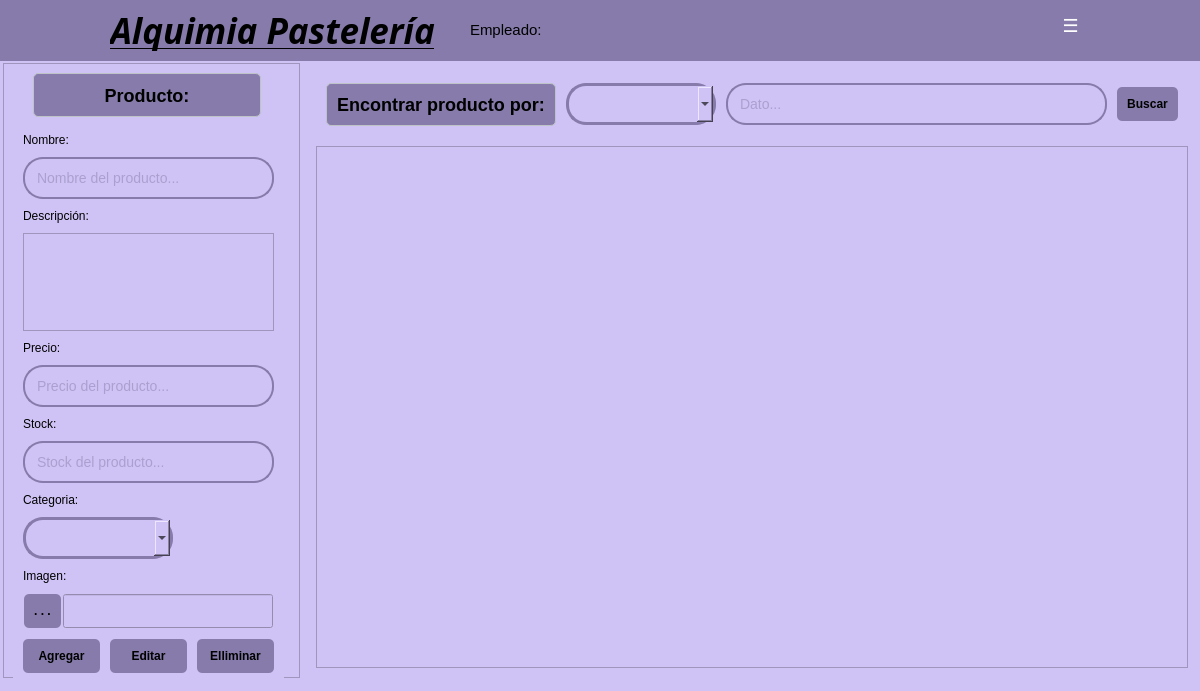
<?xml version="1.0" encoding="UTF-8"?>
<ui version="4.0">
 <class>Form</class>
 <widget class="QWidget" name="Form">
  <property name="geometry">
   <rect>
    <x>0</x>
    <y>0</y>
    <width>1200</width>
    <height>691</height>
   </rect>
  </property>
  <property name="windowTitle">
   <string>Form</string>
  </property>
  <widget class="QWidget" name="widget" native="true">
   <property name="geometry">
    <rect>
     <x>0</x>
     <y>0</y>
     <width>1201</width>
     <height>691</height>
    </rect>
   </property>
   <property name="styleSheet">
    <string notr="true">background-color: #CFC3F5;</string>
   </property>
   <widget class="QWidget" name="horizontalLayoutWidget_2">
    <property name="geometry">
     <rect>
      <x>0</x>
      <y>60</y>
      <width>1201</width>
      <height>621</height>
     </rect>
    </property>
    <layout class="QHBoxLayout" name="horizontalLayout_2" stretch="0,3">
     <property name="spacing">
      <number>6</number>
     </property>
     <property name="leftMargin">
      <number>3</number>
     </property>
     <property name="topMargin">
      <number>3</number>
     </property>
     <property name="rightMargin">
      <number>3</number>
     </property>
     <property name="bottomMargin">
      <number>3</number>
     </property>
     <item>
      <widget class="QFrame" name="frame">
       <property name="sizePolicy">
        <sizepolicy hsizetype="Preferred" vsizetype="Preferred">
         <horstretch>1</horstretch>
         <verstretch>1</verstretch>
        </sizepolicy>
       </property>
       <property name="frameShape">
        <enum>QFrame::StyledPanel</enum>
       </property>
       <property name="frameShadow">
        <enum>QFrame::Raised</enum>
       </property>
       <widget class="QLabel" name="tituloProducto">
        <property name="geometry">
         <rect>
          <x>30</x>
          <y>10</y>
          <width>228</width>
          <height>44</height>
         </rect>
        </property>
        <property name="sizePolicy">
         <sizepolicy hsizetype="Fixed" vsizetype="Fixed">
          <horstretch>0</horstretch>
          <verstretch>0</verstretch>
         </sizepolicy>
        </property>
        <property name="styleSheet">
         <string notr="true">QLabel {
    color: #000000;
    font-size: 18px;
    font-weight: bold;
    padding: 10px;
    background-color: #867BAA;
    border-radius: 5px;
    border: 1px solid #bdc3c7;
}</string>
        </property>
        <property name="frameShape">
         <enum>QFrame::NoFrame</enum>
        </property>
        <property name="text">
         <string>Producto:</string>
        </property>
        <property name="alignment">
         <set>Qt::AlignCenter</set>
        </property>
       </widget>
       <widget class="QWidget" name="verticalLayoutWidget_2">
        <property name="geometry">
         <rect>
          <x>10</x>
          <y>60</y>
          <width>271</width>
          <height>584</height>
         </rect>
        </property>
        <layout class="QVBoxLayout" name="verticalLayout" stretch="0,0,0,0,0,0,0,0,0,0,0,0,0,0">
         <property name="spacing">
          <number>10</number>
         </property>
         <property name="leftMargin">
          <number>10</number>
         </property>
         <property name="topMargin">
          <number>10</number>
         </property>
         <property name="rightMargin">
          <number>10</number>
         </property>
         <property name="bottomMargin">
          <number>10</number>
         </property>
         <item>
          <widget class="QLabel" name="label_4">
           <property name="sizePolicy">
            <sizepolicy hsizetype="Expanding" vsizetype="Fixed">
             <horstretch>0</horstretch>
             <verstretch>0</verstretch>
            </sizepolicy>
           </property>
           <property name="styleSheet">
            <string notr="true">color: rgb(0, 0, 0);</string>
           </property>
           <property name="text">
            <string>Nombre:</string>
           </property>
          </widget>
         </item>
         <item>
          <widget class="QLineEdit" name="lineNombre">
           <property name="minimumSize">
            <size>
             <width>40</width>
             <height>0</height>
            </size>
           </property>
           <property name="styleSheet">
            <string notr="true">QLineEdit {
    padding: 10px;
    border: 2px solid #867BAA;
    border-radius: 20px;
    font-size: 14px;
	color: rgb(134, 123, 170);
}</string>
           </property>
           <property name="text">
            <string/>
           </property>
           <property name="placeholderText">
            <string>Nombre del producto...</string>
           </property>
          </widget>
         </item>
         <item>
          <widget class="QLabel" name="label_5">
           <property name="sizePolicy">
            <sizepolicy hsizetype="Expanding" vsizetype="Fixed">
             <horstretch>0</horstretch>
             <verstretch>0</verstretch>
            </sizepolicy>
           </property>
           <property name="styleSheet">
            <string notr="true">color: rgb(0, 0, 0);</string>
           </property>
           <property name="text">
            <string>Descripción:</string>
           </property>
          </widget>
         </item>
         <item>
          <widget class="QTextEdit" name="descripcion"/>
         </item>
         <item>
          <widget class="QLabel" name="label_6">
           <property name="sizePolicy">
            <sizepolicy hsizetype="Expanding" vsizetype="Fixed">
             <horstretch>0</horstretch>
             <verstretch>0</verstretch>
            </sizepolicy>
           </property>
           <property name="styleSheet">
            <string notr="true">color: rgb(0, 0, 0);</string>
           </property>
           <property name="text">
            <string>Precio:</string>
           </property>
          </widget>
         </item>
         <item>
          <widget class="QLineEdit" name="linePrecio">
           <property name="minimumSize">
            <size>
             <width>40</width>
             <height>0</height>
            </size>
           </property>
           <property name="styleSheet">
            <string notr="true">QLineEdit {
    padding: 10px;
    border: 2px solid #867BAA;
    border-radius: 20px;
    font-size: 14px;
	color: rgb(134, 123, 170);
}</string>
           </property>
           <property name="text">
            <string/>
           </property>
           <property name="placeholderText">
            <string>Precio del producto...</string>
           </property>
          </widget>
         </item>
         <item>
          <widget class="QLabel" name="label_7">
           <property name="sizePolicy">
            <sizepolicy hsizetype="Expanding" vsizetype="Fixed">
             <horstretch>0</horstretch>
             <verstretch>0</verstretch>
            </sizepolicy>
           </property>
           <property name="styleSheet">
            <string notr="true">color: rgb(0, 0, 0);</string>
           </property>
           <property name="text">
            <string>Stock:</string>
           </property>
          </widget>
         </item>
         <item>
          <widget class="QLineEdit" name="lineStock">
           <property name="minimumSize">
            <size>
             <width>40</width>
             <height>0</height>
            </size>
           </property>
           <property name="styleSheet">
            <string notr="true">QLineEdit {
    padding: 10px;
    border: 2px solid #867BAA;
    border-radius: 20px;
    font-size: 14px;
	color: rgb(134, 123, 170);
}</string>
           </property>
           <property name="text">
            <string/>
           </property>
           <property name="placeholderText">
            <string>Stock del producto...</string>
           </property>
          </widget>
         </item>
         <item>
          <widget class="QLabel" name="label_9">
           <property name="sizePolicy">
            <sizepolicy hsizetype="Expanding" vsizetype="Fixed">
             <horstretch>0</horstretch>
             <verstretch>0</verstretch>
            </sizepolicy>
           </property>
           <property name="styleSheet">
            <string notr="true">color: rgb(0, 0, 0);</string>
           </property>
           <property name="text">
            <string>Categoria:</string>
           </property>
          </widget>
         </item>
         <item>
          <widget class="QComboBox" name="comboCategoria">
           <property name="sizePolicy">
            <sizepolicy hsizetype="Fixed" vsizetype="Fixed">
             <horstretch>0</horstretch>
             <verstretch>0</verstretch>
            </sizepolicy>
           </property>
           <property name="minimumSize">
            <size>
             <width>150</width>
             <height>0</height>
            </size>
           </property>
           <property name="styleSheet">
            <string notr="true">QComboBox {
    padding: 10px;
    border: 3px solid #867BAA;
    border-radius: 20px;
}
</string>
           </property>
          </widget>
         </item>
         <item>
          <widget class="QLabel" name="label_8">
           <property name="sizePolicy">
            <sizepolicy hsizetype="Expanding" vsizetype="Fixed">
             <horstretch>0</horstretch>
             <verstretch>0</verstretch>
            </sizepolicy>
           </property>
           <property name="styleSheet">
            <string notr="true">color: rgb(0, 0, 0);</string>
           </property>
           <property name="text">
            <string>Imagen:</string>
           </property>
          </widget>
         </item>
         <item>
          <layout class="QHBoxLayout" name="horizontalLayout_4" stretch="0,0">
           <property name="spacing">
            <number>2</number>
           </property>
           <property name="leftMargin">
            <number>1</number>
           </property>
           <property name="topMargin">
            <number>1</number>
           </property>
           <property name="rightMargin">
            <number>1</number>
           </property>
           <property name="bottomMargin">
            <number>1</number>
           </property>
           <item>
            <widget class="QPushButton" name="btnImagen">
             <property name="sizePolicy">
              <sizepolicy hsizetype="Fixed" vsizetype="Fixed">
               <horstretch>0</horstretch>
               <verstretch>0</verstretch>
              </sizepolicy>
             </property>
             <property name="styleSheet">
              <string notr="true">QPushButton {
    background-color: #867BAA;
    color: black;
    padding: 10px;
    border: none;
    border-radius: 5px;
    font-weight: bold;
}
QPushButton:hover {
    background-color: #BDB1E2;
}</string>
             </property>
             <property name="text">
              <string>. . .</string>
             </property>
            </widget>
           </item>
           <item>
            <widget class="QLineEdit" name="rutaImagen">
             <property name="sizePolicy">
              <sizepolicy hsizetype="MinimumExpanding" vsizetype="Expanding">
               <horstretch>0</horstretch>
               <verstretch>0</verstretch>
              </sizepolicy>
             </property>
            </widget>
           </item>
          </layout>
         </item>
         <item>
          <layout class="QHBoxLayout" name="horizontalLayout_3">
           <property name="spacing">
            <number>10</number>
           </property>
           <property name="sizeConstraint">
            <enum>QLayout::SetDefaultConstraint</enum>
           </property>
           <property name="leftMargin">
            <number>0</number>
           </property>
           <property name="topMargin">
            <number>0</number>
           </property>
           <property name="rightMargin">
            <number>0</number>
           </property>
           <property name="bottomMargin">
            <number>0</number>
           </property>
           <item>
            <widget class="QPushButton" name="btnAgregar">
             <property name="styleSheet">
              <string notr="true">QPushButton {
    background-color: #867BAA;
    color: black;
    padding: 10px;
    border: none;
    border-radius: 5px;
    font-weight: bold;
}
QPushButton:hover {
    background-color: #BDB1E2;
}</string>
             </property>
             <property name="text">
              <string>Agregar</string>
             </property>
            </widget>
           </item>
           <item>
            <widget class="QPushButton" name="btnEditar">
             <property name="styleSheet">
              <string notr="true">QPushButton {
    background-color: #867BAA;
    color: black;
    padding: 10px;
    border: none;
    border-radius: 5px;
    font-weight: bold;
}
QPushButton:hover {
    background-color: #BDB1E2;
}</string>
             </property>
             <property name="text">
              <string>Editar</string>
             </property>
            </widget>
           </item>
           <item>
            <widget class="QPushButton" name="btnEliminar">
             <property name="styleSheet">
              <string notr="true">QPushButton {
    background-color: #867BAA;
    color: black;
    padding: 10px;
    border: none;
    border-radius: 5px;
    font-weight: bold;
}
QPushButton:hover {
    background-color: #BDB1E2;
}</string>
             </property>
             <property name="text">
              <string>Elliminar</string>
             </property>
            </widget>
           </item>
          </layout>
         </item>
         <item>
          <widget class="QLabel" name="labelInformacion">
           <property name="sizePolicy">
            <sizepolicy hsizetype="Expanding" vsizetype="Fixed">
             <horstretch>0</horstretch>
             <verstretch>0</verstretch>
            </sizepolicy>
           </property>
           <property name="styleSheet">
            <string notr="true">color: rgb(0, 0, 0);</string>
           </property>
           <property name="text">
            <string/>
           </property>
          </widget>
         </item>
        </layout>
       </widget>
      </widget>
     </item>
     <item>
      <layout class="QVBoxLayout" name="verticalLayoutRight_2" stretch="0,0">
       <property name="spacing">
        <number>10</number>
       </property>
       <property name="leftMargin">
        <number>10</number>
       </property>
       <property name="topMargin">
        <number>10</number>
       </property>
       <property name="rightMargin">
        <number>10</number>
       </property>
       <property name="bottomMargin">
        <number>10</number>
       </property>
       <item>
        <layout class="QHBoxLayout" name="horizontalLayout">
         <property name="spacing">
          <number>10</number>
         </property>
         <property name="leftMargin">
          <number>10</number>
         </property>
         <property name="topMargin">
          <number>10</number>
         </property>
         <property name="rightMargin">
          <number>10</number>
         </property>
         <property name="bottomMargin">
          <number>10</number>
         </property>
         <item>
          <widget class="QLabel" name="labelEncontrar">
           <property name="sizePolicy">
            <sizepolicy hsizetype="Fixed" vsizetype="Fixed">
             <horstretch>0</horstretch>
             <verstretch>0</verstretch>
            </sizepolicy>
           </property>
           <property name="styleSheet">
            <string notr="true">QLabel {
    color: #000000;
    font-size: 18px;
    font-weight: bold;
    padding: 10px;
    background-color: #867BAA;
    border-radius: 5px;
    border: 1px solid #bdc3c7;
}</string>
           </property>
           <property name="text">
            <string>Encontrar producto por:</string>
           </property>
           <property name="alignment">
            <set>Qt::AlignCenter</set>
           </property>
          </widget>
         </item>
         <item>
          <widget class="QComboBox" name="comboCategorias">
           <property name="sizePolicy">
            <sizepolicy hsizetype="Fixed" vsizetype="Fixed">
             <horstretch>0</horstretch>
             <verstretch>0</verstretch>
            </sizepolicy>
           </property>
           <property name="minimumSize">
            <size>
             <width>150</width>
             <height>0</height>
            </size>
           </property>
           <property name="styleSheet">
            <string notr="true">QComboBox {
    padding: 10px;
    border: 3px solid #867BAA;
    border-radius: 20px;
}
</string>
           </property>
          </widget>
         </item>
         <item>
          <widget class="QLineEdit" name="lineDato">
           <property name="minimumSize">
            <size>
             <width>40</width>
             <height>0</height>
            </size>
           </property>
           <property name="styleSheet">
            <string notr="true">QLineEdit {
    padding: 10px;
    border: 2px solid #867BAA;
    border-radius: 20px;
    font-size: 14px;
	color: rgb(134, 123, 170);
}</string>
           </property>
           <property name="placeholderText">
            <string>Dato...</string>
           </property>
          </widget>
         </item>
         <item>
          <widget class="QPushButton" name="btnBuscar">
           <property name="styleSheet">
            <string notr="true">QPushButton {
    background-color: #867BAA;
    color: black;
    padding: 10px;
    border: none;
    border-radius: 5px;
    font-weight: bold;
}
QPushButton:hover {
    background-color: #BDB1E2;
}</string>
           </property>
           <property name="text">
            <string>Buscar</string>
           </property>
          </widget>
         </item>
        </layout>
       </item>
       <item>
        <widget class="QTableView" name="tableView">
         <attribute name="horizontalHeaderDefaultSectionSize">
          <number>130</number>
         </attribute>
         <attribute name="horizontalHeaderMinimumSectionSize">
          <number>100</number>
         </attribute>
        </widget>
       </item>
      </layout>
     </item>
    </layout>
   </widget>
   <widget class="QWidget" name="barraSuperior" native="true">
    <property name="geometry">
     <rect>
      <x>0</x>
      <y>0</y>
      <width>1201</width>
      <height>61</height>
     </rect>
    </property>
    <property name="autoFillBackground">
     <bool>false</bool>
    </property>
    <property name="styleSheet">
     <string notr="true">background-color: #867BAA</string>
    </property>
    <widget class="QLabel" name="tituloInicial">
     <property name="geometry">
      <rect>
       <x>110</x>
       <y>10</y>
       <width>361</width>
       <height>41</height>
      </rect>
     </property>
     <property name="font">
      <font>
       <family>Noto Serif Display SemiCondensed Black</family>
       <pointsize>26</pointsize>
       <weight>75</weight>
       <italic>true</italic>
       <bold>true</bold>
       <underline>true</underline>
       <stylestrategy>PreferDefault</stylestrategy>
      </font>
     </property>
     <property name="styleSheet">
      <string notr="true">color: rgb(0, 0, 0);</string>
     </property>
     <property name="text">
      <string>Alquimia Pastelería</string>
     </property>
    </widget>
    <widget class="QLabel" name="logo">
     <property name="geometry">
      <rect>
       <x>0</x>
       <y>0</y>
       <width>101</width>
       <height>61</height>
      </rect>
     </property>
     <property name="sizePolicy">
      <sizepolicy hsizetype="Maximum" vsizetype="Maximum">
       <horstretch>0</horstretch>
       <verstretch>0</verstretch>
      </sizepolicy>
     </property>
     <property name="frameShape">
      <enum>QFrame::NoFrame</enum>
     </property>
     <property name="text">
      <string/>
     </property>
     <property name="textFormat">
      <enum>Qt::AutoText</enum>
     </property>
     <property name="pixmap">
      <pixmap>../../assets/Iconos/logo.png</pixmap>
     </property>
     <property name="scaledContents">
      <bool>true</bool>
     </property>
     <property name="alignment">
      <set>Qt::AlignCenter</set>
     </property>
     <property name="wordWrap">
      <bool>false</bool>
     </property>
     <property name="indent">
      <number>-1</number>
     </property>
     <property name="openExternalLinks">
      <bool>false</bool>
     </property>
    </widget>
    <widget class="QPushButton" name="btnMenu">
     <property name="geometry">
      <rect>
       <x>1050</x>
       <y>10</y>
       <width>41</width>
       <height>31</height>
      </rect>
     </property>
     <property name="font">
      <font>
       <pointsize>-1</pointsize>
       <weight>75</weight>
       <bold>true</bold>
      </font>
     </property>
     <property name="styleSheet">
      <string notr="true">QPushButton {
    background-color: #867BAA;
    color: white;
    border: none;
    border-radius: 5px;
    font-size: 18px;
    font-weight: bold;
}
QPushButton:hover {
    background-color: #BDB1E2;
}</string>
     </property>
     <property name="text">
      <string>☰</string>
     </property>
     <property name="iconSize">
      <size>
       <width>28</width>
       <height>28</height>
      </size>
     </property>
    </widget>
    <widget class="QPushButton" name="btnMenuInicio">
     <property name="geometry">
      <rect>
       <x>1100</x>
       <y>10</y>
       <width>41</width>
       <height>31</height>
      </rect>
     </property>
     <property name="cursor">
      <cursorShape>PointingHandCursor</cursorShape>
     </property>
     <property name="styleSheet">
      <string notr="true">QPushButton {
    background-color: #867BAA;
    color: white;
    border: none;
    border-radius: 5px;
    font-size: 18px;
    font-weight: bold;
}
QPushButton:hover {
    background-color: #BDB1E2;
}</string>
     </property>
     <property name="text">
      <string/>
     </property>
     <property name="icon">
      <iconset>
       <normaloff>../../assets/Iconos/inicio.svg</normaloff>../../assets/Iconos/inicio.svg</iconset>
     </property>
     <property name="iconSize">
      <size>
       <width>28</width>
       <height>28</height>
      </size>
     </property>
    </widget>
    <widget class="QPushButton" name="btnCerrarSesion">
     <property name="geometry">
      <rect>
       <x>1150</x>
       <y>10</y>
       <width>41</width>
       <height>31</height>
      </rect>
     </property>
     <property name="styleSheet">
      <string notr="true">QPushButton {
    background-color: #867BAA;
    color: white;
    border: none;
    border-radius: 5px;
    font-size: 18px;
    font-weight: bold;
}
QPushButton:hover {
    background-color: #BDB1E2;
}</string>
     </property>
     <property name="text">
      <string/>
     </property>
     <property name="icon">
      <iconset>
       <normaloff>../../assets/Iconos/cerrarSesion.svg</normaloff>../../assets/Iconos/cerrarSesion.svg</iconset>
     </property>
     <property name="iconSize">
      <size>
       <width>28</width>
       <height>28</height>
      </size>
     </property>
    </widget>
    <widget class="QLabel" name="labelEmpleado">
     <property name="geometry">
      <rect>
       <x>470</x>
       <y>0</y>
       <width>186</width>
       <height>59</height>
      </rect>
     </property>
     <property name="font">
      <font>
       <pointsize>11</pointsize>
      </font>
     </property>
     <property name="styleSheet">
      <string notr="true">color: #00000;
font-size: 14px;
color: rgb(134, 123, 170);</string>
     </property>
     <property name="text">
      <string>Empleado:</string>
     </property>
    </widget>
   </widget>
  </widget>
  <widget class="QFrame" name="frameFlotante">
   <property name="enabled">
    <bool>true</bool>
   </property>
   <property name="geometry">
    <rect>
     <x>580</x>
     <y>700</y>
     <width>0</width>
     <height>0</height>
    </rect>
   </property>
   <property name="sizePolicy">
    <sizepolicy hsizetype="Preferred" vsizetype="Preferred">
     <horstretch>100</horstretch>
     <verstretch>0</verstretch>
    </sizepolicy>
   </property>
   <property name="minimumSize">
    <size>
     <width>0</width>
     <height>0</height>
    </size>
   </property>
   <property name="maximumSize">
    <size>
     <width>0</width>
     <height>0</height>
    </size>
   </property>
   <property name="styleSheet">
    <string notr="true">background-color: rgb(171, 159, 208);
    border-radius: 5px;
</string>
   </property>
   <property name="frameShape">
    <enum>QFrame::StyledPanel</enum>
   </property>
   <property name="frameShadow">
    <enum>QFrame::Raised</enum>
   </property>
   <widget class="QWidget" name="gridLayoutWidget_4">
    <property name="geometry">
     <rect>
      <x>0</x>
      <y>0</y>
      <width>331</width>
      <height>386</height>
     </rect>
    </property>
    <layout class="QGridLayout" name="gridLayout_3">
     <property name="sizeConstraint">
      <enum>QLayout::SetFixedSize</enum>
     </property>
     <property name="leftMargin">
      <number>10</number>
     </property>
     <property name="topMargin">
      <number>10</number>
     </property>
     <property name="rightMargin">
      <number>10</number>
     </property>
     <property name="bottomMargin">
      <number>10</number>
     </property>
     <property name="spacing">
      <number>10</number>
     </property>
     <item row="2" column="2">
      <widget class="QPushButton" name="btnEmpleados">
       <property name="sizePolicy">
        <sizepolicy hsizetype="Preferred" vsizetype="Preferred">
         <horstretch>0</horstretch>
         <verstretch>0</verstretch>
        </sizepolicy>
       </property>
       <property name="cursor">
        <cursorShape>PointingHandCursor</cursorShape>
       </property>
       <property name="styleSheet">
        <string notr="true">QPushButton {
    background-color: #BDB2DF;
    color: white;
    border: none;
    border-radius: 5px;
    font-size: 18px;
    font-weight: bold;
}
QPushButton:hover {
    background-color: #CFC3F5;
}</string>
       </property>
       <property name="text">
        <string/>
       </property>
       <property name="icon">
        <iconset>
         <normaloff>../../assets/Iconos/empleados.svg</normaloff>../../assets/Iconos/empleados.svg</iconset>
       </property>
       <property name="iconSize">
        <size>
         <width>84</width>
         <height>84</height>
        </size>
       </property>
      </widget>
     </item>
     <item row="1" column="3">
      <widget class="QPushButton" name="btnRecetas">
       <property name="cursor">
        <cursorShape>PointingHandCursor</cursorShape>
       </property>
       <property name="styleSheet">
        <string notr="true">QPushButton {
    background-color: #BDB2DF;
    color: white;
    border: none;
    border-radius: 5px;
    font-size: 18px;
    font-weight: bold;
}
QPushButton:hover {
    background-color: #CFC3F5;
}</string>
       </property>
       <property name="text">
        <string/>
       </property>
       <property name="icon">
        <iconset>
         <normaloff>../../assets/Iconos/recetas.png</normaloff>../../assets/Iconos/recetas.png</iconset>
       </property>
       <property name="iconSize">
        <size>
         <width>84</width>
         <height>84</height>
        </size>
       </property>
      </widget>
     </item>
     <item row="1" column="2">
      <widget class="QPushButton" name="btnProductos">
       <property name="cursor">
        <cursorShape>PointingHandCursor</cursorShape>
       </property>
       <property name="styleSheet">
        <string notr="true">QPushButton {
    background-color: #BDB2DF;
    color: white;
    border: none;
    border-radius: 5px;
    font-size: 18px;
    font-weight: bold;
}
QPushButton:hover {
    background-color: #CFC3F5;
}</string>
       </property>
       <property name="text">
        <string/>
       </property>
       <property name="icon">
        <iconset>
         <normaloff>../../assets/Iconos/productos.svg</normaloff>../../assets/Iconos/productos.svg</iconset>
       </property>
       <property name="iconSize">
        <size>
         <width>84</width>
         <height>84</height>
        </size>
       </property>
      </widget>
     </item>
     <item row="0" column="0">
      <widget class="QPushButton" name="btnCategorias">
       <property name="cursor">
        <cursorShape>PointingHandCursor</cursorShape>
       </property>
       <property name="styleSheet">
        <string notr="true">QPushButton {
    background-color: #BDB2DF;
    color: white;
    border: none;
    border-radius: 5px;
    font-size: 18px;
    font-weight: bold;
}
QPushButton:hover {
    background-color: #CFC3F5;
}</string>
       </property>
       <property name="text">
        <string/>
       </property>
       <property name="icon">
        <iconset>
         <normaloff>../../assets/Iconos/categorias.svg</normaloff>../../assets/Iconos/categorias.svg</iconset>
       </property>
       <property name="iconSize">
        <size>
         <width>84</width>
         <height>84</height>
        </size>
       </property>
      </widget>
     </item>
     <item row="2" column="0">
      <widget class="QPushButton" name="btnPromociones">
       <property name="cursor">
        <cursorShape>PointingHandCursor</cursorShape>
       </property>
       <property name="styleSheet">
        <string notr="true">QPushButton {
    background-color: #BDB2DF;
    color: white;
    border: none;
    border-radius: 5px;
    font-size: 18px;
    font-weight: bold;
}
QPushButton:hover {
    background-color: #CFC3F5;
}</string>
       </property>
       <property name="text">
        <string/>
       </property>
       <property name="icon">
        <iconset>
         <normaloff>../../assets/Iconos/promociones.svg</normaloff>../../assets/Iconos/promociones.svg</iconset>
       </property>
       <property name="iconSize">
        <size>
         <width>84</width>
         <height>84</height>
        </size>
       </property>
      </widget>
     </item>
     <item row="0" column="3">
      <widget class="QPushButton" name="btnProveedores">
       <property name="cursor">
        <cursorShape>PointingHandCursor</cursorShape>
       </property>
       <property name="styleSheet">
        <string notr="true">QPushButton {
    background-color: #BDB2DF;
    color: white;
    border: none;
    border-radius: 5px;
    font-size: 18px;
    font-weight: bold;
}
QPushButton:hover {
    background-color: #CFC3F5;
}</string>
       </property>
       <property name="text">
        <string/>
       </property>
       <property name="icon">
        <iconset>
         <normaloff>../../assets/Iconos/provedoores.svg</normaloff>../../assets/Iconos/provedoores.svg</iconset>
       </property>
       <property name="iconSize">
        <size>
         <width>84</width>
         <height>84</height>
        </size>
       </property>
      </widget>
     </item>
     <item row="0" column="2">
      <widget class="QPushButton" name="btnClientes">
       <property name="cursor">
        <cursorShape>PointingHandCursor</cursorShape>
       </property>
       <property name="styleSheet">
        <string notr="true">QPushButton {
    background-color: #BDB2DF;
    color: white;
    border: none;
    border-radius: 5px;
    font-size: 18px;
    font-weight: bold;
}
QPushButton:hover {
    background-color: #CFC3F5;
}</string>
       </property>
       <property name="text">
        <string/>
       </property>
       <property name="icon">
        <iconset>
         <normaloff>../../assets/Iconos/clientes.svg</normaloff>../../assets/Iconos/clientes.svg</iconset>
       </property>
       <property name="iconSize">
        <size>
         <width>84</width>
         <height>84</height>
        </size>
       </property>
      </widget>
     </item>
     <item row="1" column="0">
      <widget class="QPushButton" name="btnVentas">
       <property name="cursor">
        <cursorShape>PointingHandCursor</cursorShape>
       </property>
       <property name="styleSheet">
        <string notr="true">QPushButton {
    background-color: #BDB2DF;
    color: white;
    border: none;
    border-radius: 5px;
    font-size: 18px;
    font-weight: bold;
}
QPushButton:hover {
    background-color: #CFC3F5;
}</string>
       </property>
       <property name="text">
        <string/>
       </property>
       <property name="icon">
        <iconset>
         <normaloff>../../assets/Iconos/ventas.svg</normaloff>../../assets/Iconos/ventas.svg</iconset>
       </property>
       <property name="iconSize">
        <size>
         <width>84</width>
         <height>84</height>
        </size>
       </property>
      </widget>
     </item>
     <item row="2" column="3">
      <widget class="QPushButton" name="btnUsuario">
       <property name="cursor">
        <cursorShape>PointingHandCursor</cursorShape>
       </property>
       <property name="styleSheet">
        <string notr="true">QPushButton {
    background-color: #BDB2DF;
    color: white;
    border: none;
    border-radius: 5px;
    font-size: 18px;
    font-weight: bold;
}
QPushButton:hover {
    background-color: #CFC3F5;
}</string>
       </property>
       <property name="text">
        <string/>
       </property>
       <property name="icon">
        <iconset>
         <normaloff>../../assets/Iconos/usuarios.svg</normaloff>../../assets/Iconos/usuarios.svg</iconset>
       </property>
       <property name="iconSize">
        <size>
         <width>84</width>
         <height>84</height>
        </size>
       </property>
      </widget>
     </item>
    </layout>
   </widget>
  </widget>
 </widget>
 <resources/>
 <connections/>
</ui>
